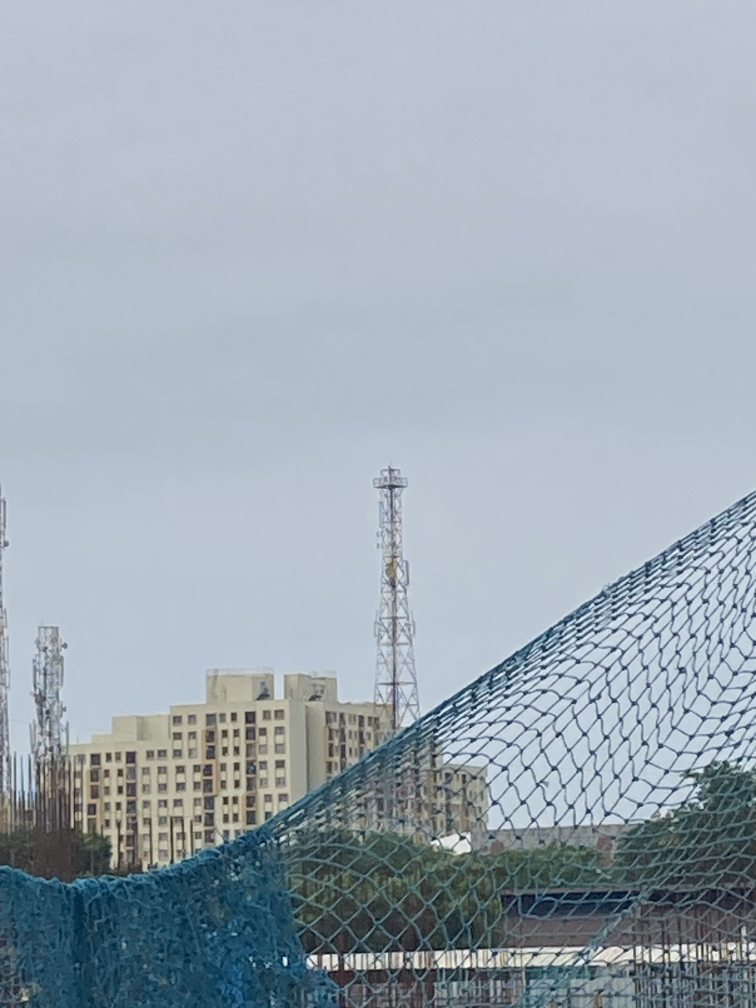
#> input picture Class_Tasks/Day_1/Images/IMG_1.jpeg, 3024 x 4032 px, found by its file name (shown at 1/4 size)
$ python task.py
#> lines starting #> are read from the running program, lines starting #| are printed output that depends on the picture
import numpy as np
import cv2
import os
import matplotlib.pyplot as plt


img = cv2.imread("Class_Tasks/Day_1/Images/IMG_1.jpeg")
#> img is the input picture: shape (4032, 3024, 3); mean B, G, R 179.2, 168.9, 156.8

img_down = cv2.pyrDown(img)

fig = plt.figure(figsize=(10, 10), dpi=72)
ax1 = fig.add_subplot(1, 3, 1)
ax1.imshow(img)
ax1.set_title("Original Image")

ax2 = fig.add_subplot(1, 3, 2)
ax2.imshow(img_down)
ax2.set_title("Downsampled Image")

img_up = cv2.pyrUp(img_down)
ax3 = fig.add_subplot(1, 3, 3)
ax3.imshow(img_up)
ax3.set_title("Upsampled Image on Downsampled")

plt.show()
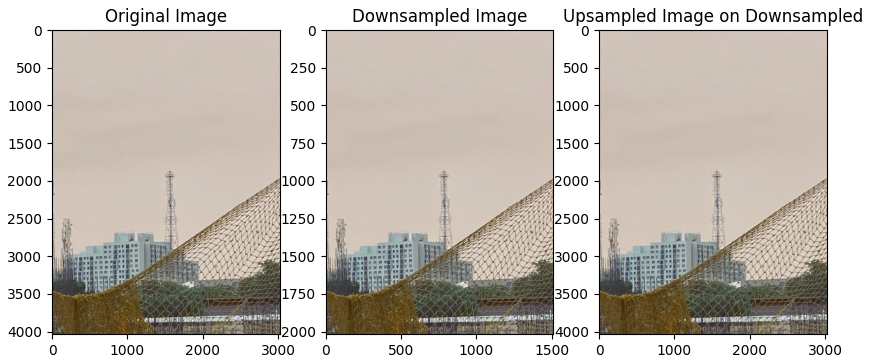
#> figure drawn by matplotlib, 3 panels; B, G, R data is drawn as R, G, B

img_down = np.float32(img_down)

criteria = (cv2.TERM_CRITERIA_EPS + cv2.TERM_CRITERIA_MAX_ITER, 10, 1.0)
ret, label, center = cv2.kmeans(
    img_down, 8, None, criteria, 10, cv2.KMEANS_RANDOM_CENTERS)
#> ret = 3.67e+09; label = 2016 values, max 7 at index 0, min 0 at index 1344, mean 5.88

center = np.uint8(center)
res = center[label.flatten()]
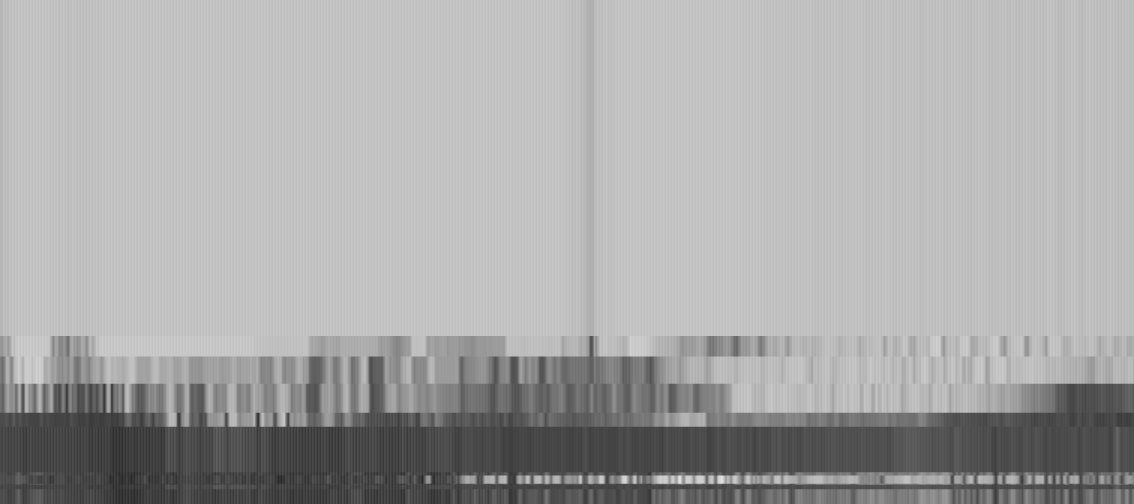
#> res: shape (2016, 4536) (shown at 1/4 size); min 11, max 228, mean 167.8
res2 = res.reshape((img_down.shape))
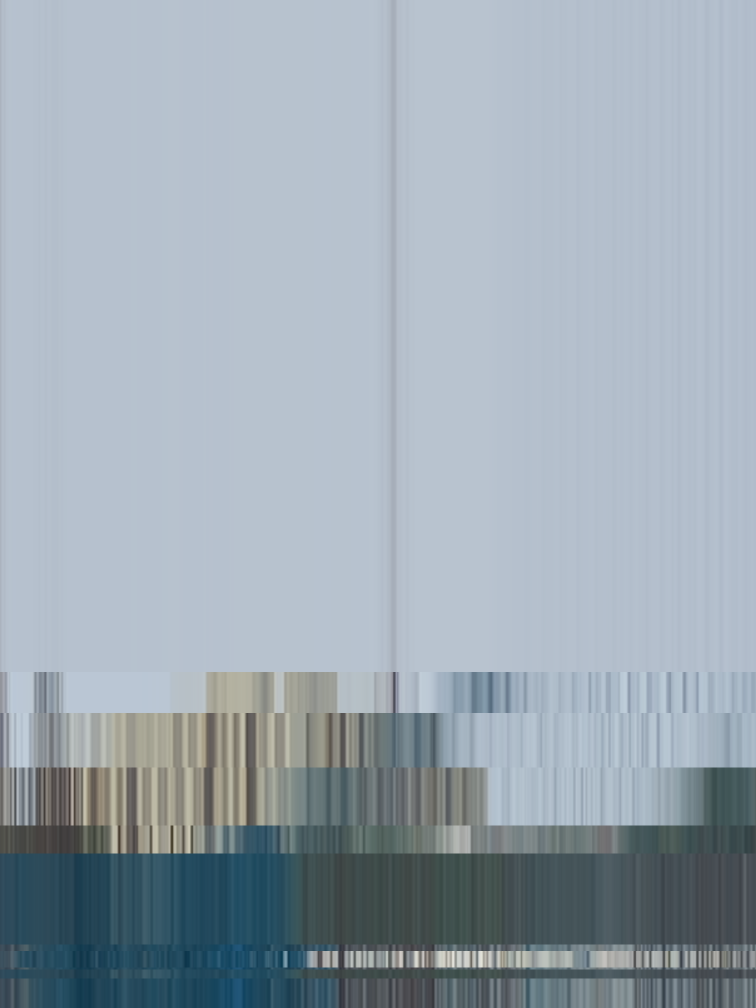
#> res2: shape (2016, 1512, 3) (shown at 1/2 size); mean B, G, R 178.7, 168.4, 156.2

fig = plt.figure(figsize=(10, 10), dpi=72)
ax1 = fig.add_subplot(1, 2, 1)
ax1.imshow(img)
ax1.set_title("Original Image")

ax2 = fig.add_subplot(1, 2, 2)
ax2.imshow(res2)
ax2.set_title("Quantized Image")
plt.show()
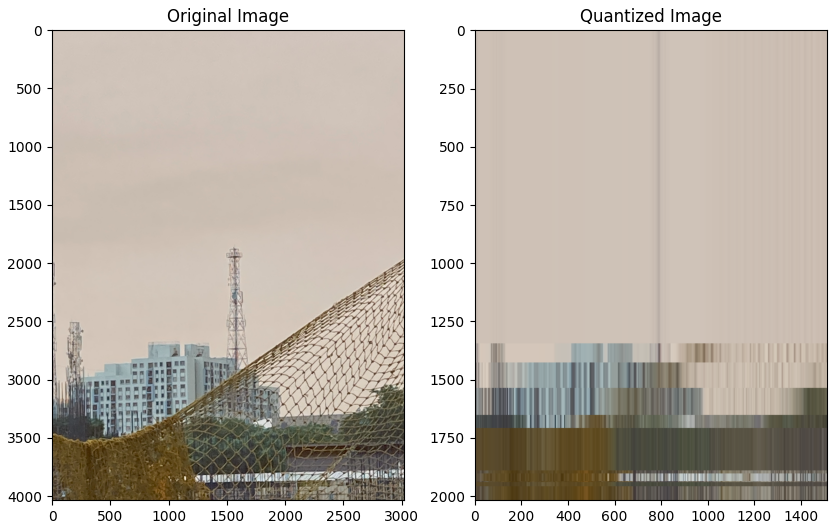
#> figure drawn by matplotlib, 2 panels; B, G, R data is drawn as R, G, B

cv2.imwrite("Class_Tasks/Day_1/Outputs/quantized.jpg", res2)

$ run again, with Class_Tasks/Day_1/Images/IMG_2.jpeg copied over Class_Tasks/Day_1/Images/IMG_1.jpeg
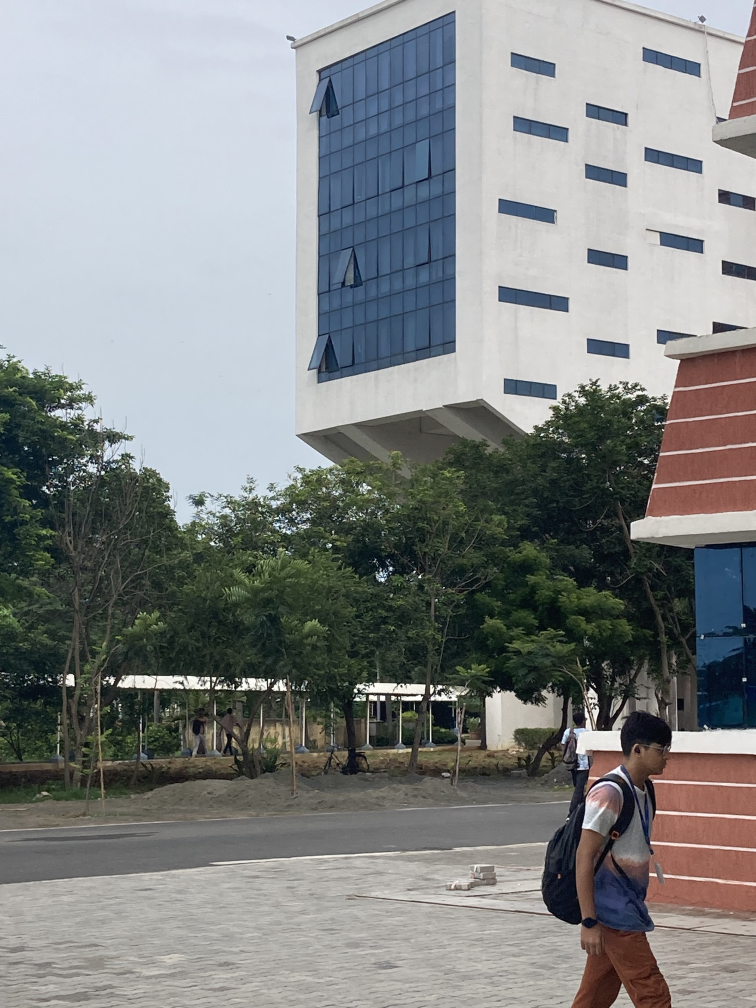
#> input picture Class_Tasks/Day_1/Images/IMG_2.jpeg, 3024 x 4032 px, found by its file name (shown at 1/4 size)
#> img is the input picture: shape (4032, 3024, 3); mean B, G, R 133.6, 133.7, 130.7
#> ret = 1.02e+10; label = 2016 values, max 7 at index 841, min 0 at index 991, mean 4.11
#> `res = center[label.flatten()]`:
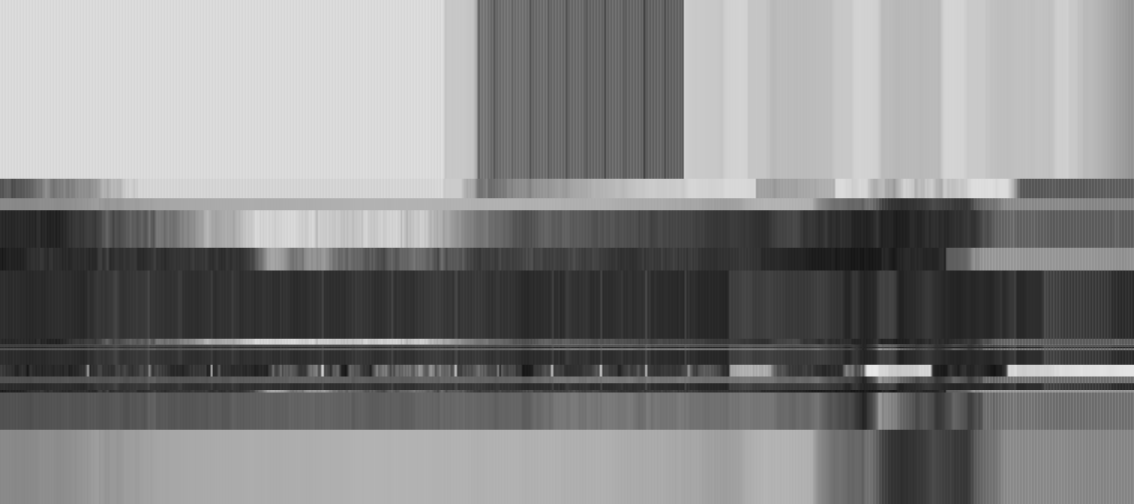
#> res: shape (2016, 4536) (shown at 1/4 size); min 15, max 234, mean 132.2
#> `plt.show()`:
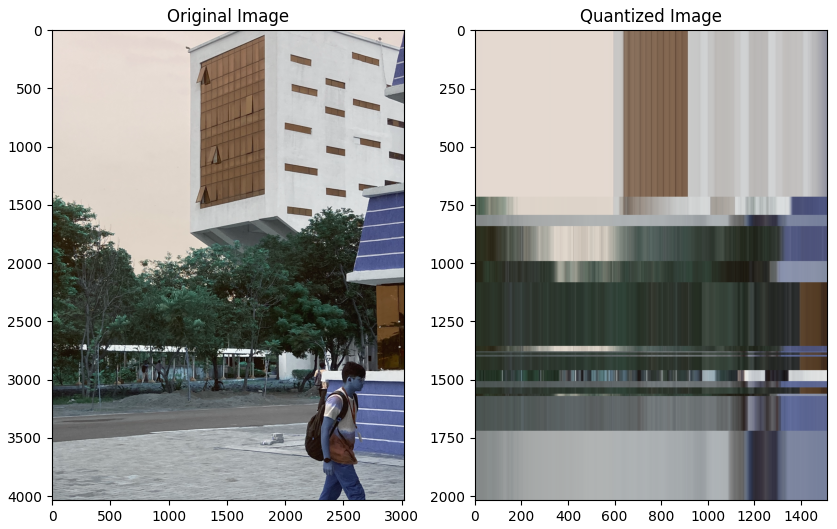
#> figure drawn by matplotlib, 2 panels; B, G, R data is drawn as R, G, B

$ run again, with Class_Tasks/Day_1/Images/IMG_3.jpeg copied over Class_Tasks/Day_1/Images/IMG_1.jpeg
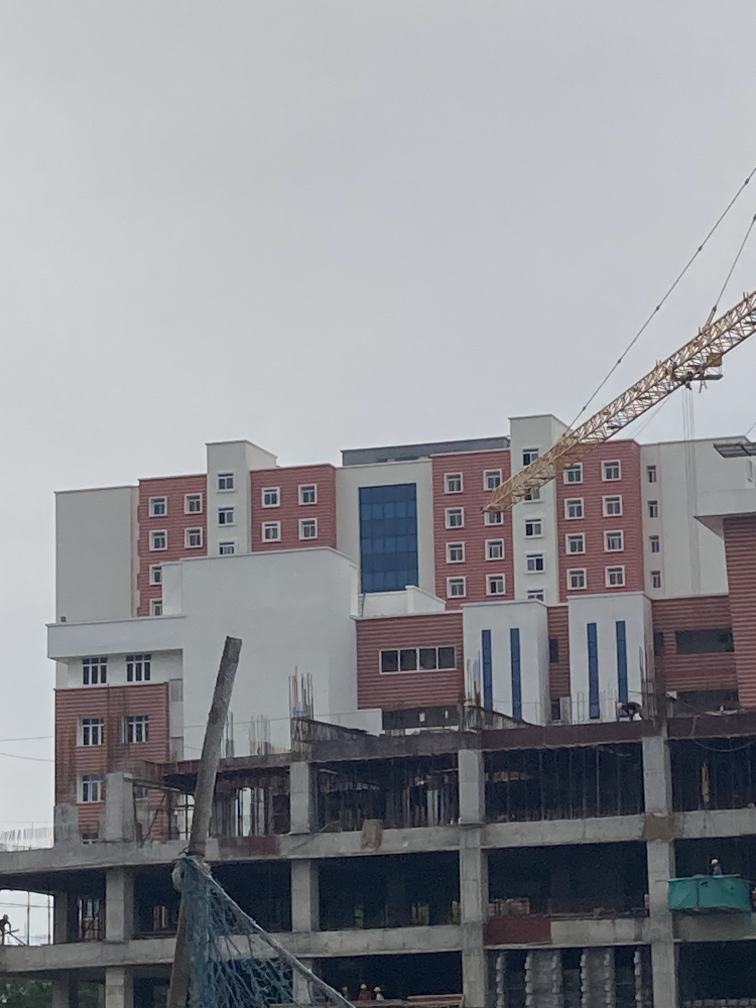
#> input picture Class_Tasks/Day_1/Images/IMG_3.jpeg, 3024 x 4032 px, found by its file name (shown at 1/4 size)
#> img is the input picture: shape (4032, 3024, 3); mean B, G, R 146.9, 142, 141
#> ret = 3.84e+09; label = 2016 values, max 7 at index 1190, min 0 at index 1512, mean 4.05
#> `res = center[label.flatten()]`:
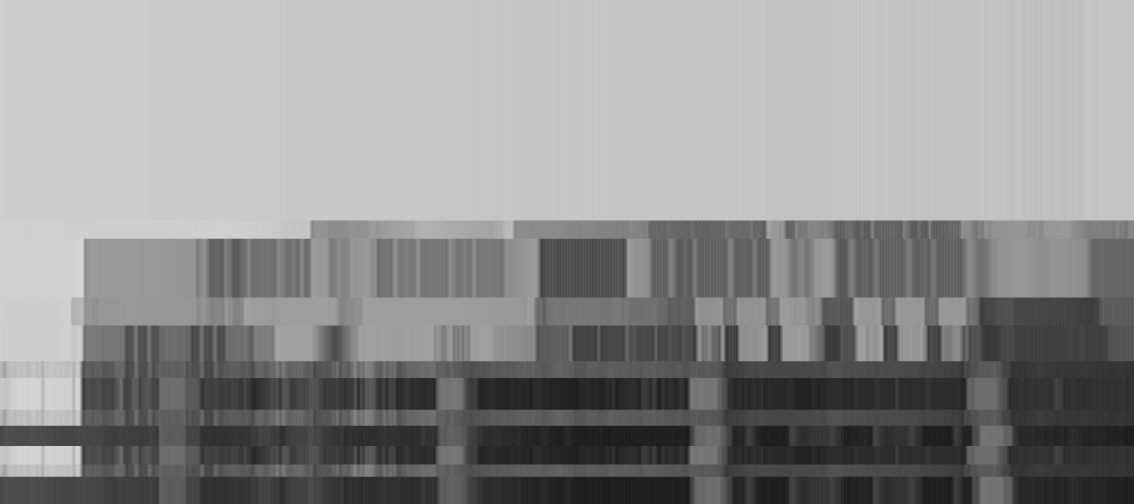
#> res: shape (2016, 4536) (shown at 1/4 size); min 18, max 222, mean 142.8
#> `plt.show()`:
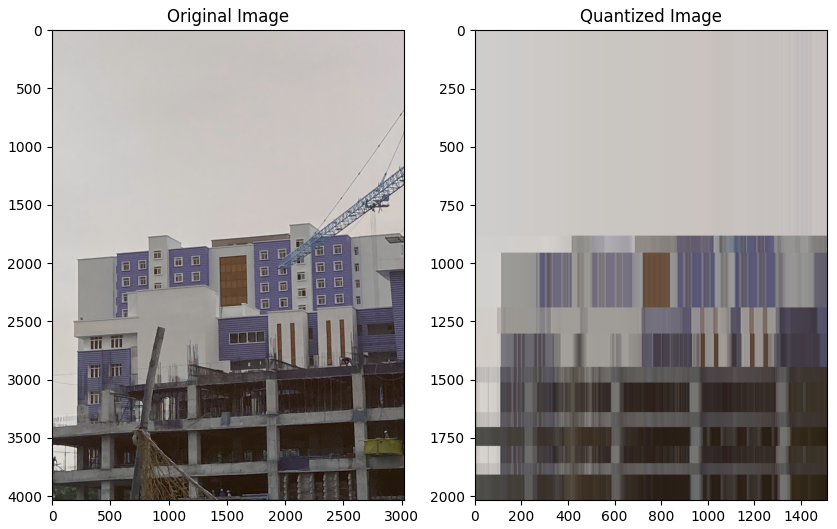
#> figure drawn by matplotlib, 2 panels; B, G, R data is drawn as R, G, B
